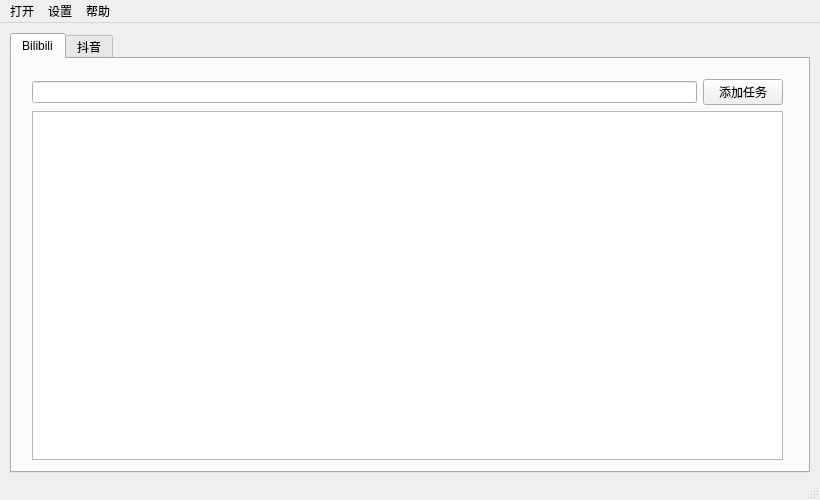
<?xml version="1.0" encoding="UTF-8"?>
<ui version="4.0">
 <class>MainWindow</class>
 <widget class="QMainWindow" name="MainWindow">
  <property name="enabled">
   <bool>true</bool>
  </property>
  <property name="geometry">
   <rect>
    <x>0</x>
    <y>0</y>
    <width>820</width>
    <height>500</height>
   </rect>
  </property>
  <property name="minimumSize">
   <size>
    <width>820</width>
    <height>500</height>
   </size>
  </property>
  <property name="maximumSize">
   <size>
    <width>820</width>
    <height>500</height>
   </size>
  </property>
  <property name="windowTitle">
   <string>MainWindow</string>
  </property>
  <widget class="QWidget" name="centralwidget">
   <widget class="QTabWidget" name="tabWidget">
    <property name="enabled">
     <bool>true</bool>
    </property>
    <property name="geometry">
     <rect>
      <x>10</x>
      <y>10</y>
      <width>800</width>
      <height>440</height>
     </rect>
    </property>
    <property name="styleSheet">
     <string notr="true"/>
    </property>
    <property name="currentIndex">
     <number>0</number>
    </property>
    <widget class="QWidget" name="tab_bili">
     <attribute name="title">
      <string>Bilibili</string>
     </attribute>
     <widget class="QWidget" name="verticalLayoutWidget">
      <property name="geometry">
       <rect>
        <x>20</x>
        <y>20</y>
        <width>751</width>
        <height>381</height>
       </rect>
      </property>
      <layout class="QVBoxLayout" name="verticalLayout">
       <item>
        <layout class="QHBoxLayout" name="horizontalLayout">
         <item>
          <widget class="QLineEdit" name="lineEdit_url_bili">
           <property name="statusTip">
            <string/>
           </property>
           <property name="text">
            <string/>
           </property>
          </widget>
         </item>
         <item>
          <widget class="QPushButton" name="pushButton_submit_bili">
           <property name="styleSheet">
            <string notr="true"/>
           </property>
           <property name="text">
            <string>添加任务</string>
           </property>
          </widget>
         </item>
        </layout>
       </item>
       <item>
        <widget class="QTableView" name="tableView_bili"/>
       </item>
      </layout>
     </widget>
    </widget>
    <widget class="QWidget" name="tab_douyin">
     <attribute name="title">
      <string>抖音</string>
     </attribute>
     <widget class="QLabel" name="label">
      <property name="geometry">
       <rect>
        <x>340</x>
        <y>190</y>
        <width>72</width>
        <height>15</height>
       </rect>
      </property>
      <property name="text">
       <string>开发中</string>
      </property>
     </widget>
    </widget>
   </widget>
  </widget>
  <widget class="QMenuBar" name="menubar">
   <property name="geometry">
    <rect>
     <x>0</x>
     <y>0</y>
     <width>820</width>
     <height>26</height>
    </rect>
   </property>
   <widget class="QMenu" name="menu">
    <property name="title">
     <string>设置</string>
    </property>
    <addaction name="actionconfig"/>
   </widget>
   <widget class="QMenu" name="menu_2">
    <property name="title">
     <string>帮助</string>
    </property>
    <addaction name="actionusehelp"/>
    <addaction name="actioncookie"/>
   </widget>
   <widget class="QMenu" name="menu_3">
    <property name="title">
     <string>打开</string>
    </property>
    <addaction name="actionoutputs"/>
   </widget>
   <addaction name="menu_3"/>
   <addaction name="menu"/>
   <addaction name="menu_2"/>
  </widget>
  <widget class="QStatusBar" name="statusbar"/>
  <action name="actionconfig">
   <property name="text">
    <string>配置</string>
   </property>
  </action>
  <action name="actionoutputs">
   <property name="text">
    <string>打开输出文件夹</string>
   </property>
  </action>
  <action name="actionusehelp">
   <property name="text">
    <string>使用文档</string>
   </property>
  </action>
  <action name="actioncookie">
   <property name="text">
    <string>获取cookie</string>
   </property>
  </action>
 </widget>
 <resources/>
 <connections/>
</ui>
